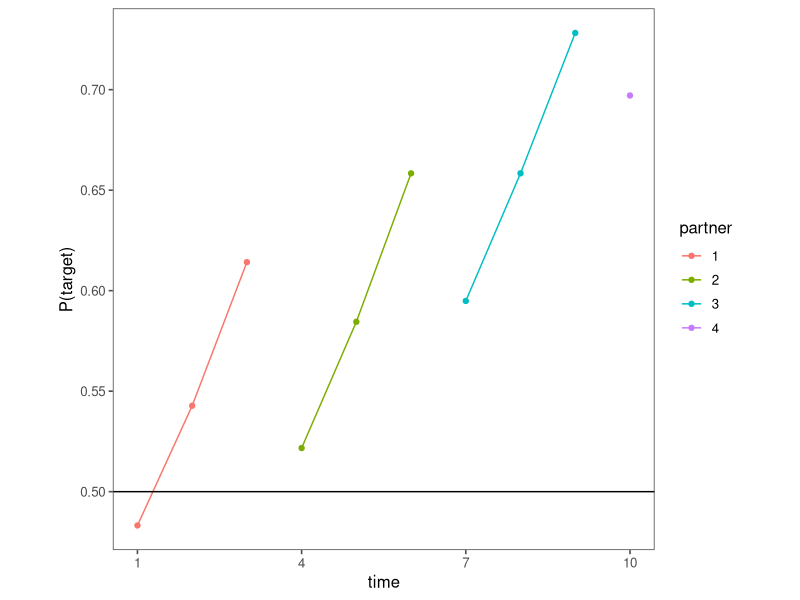
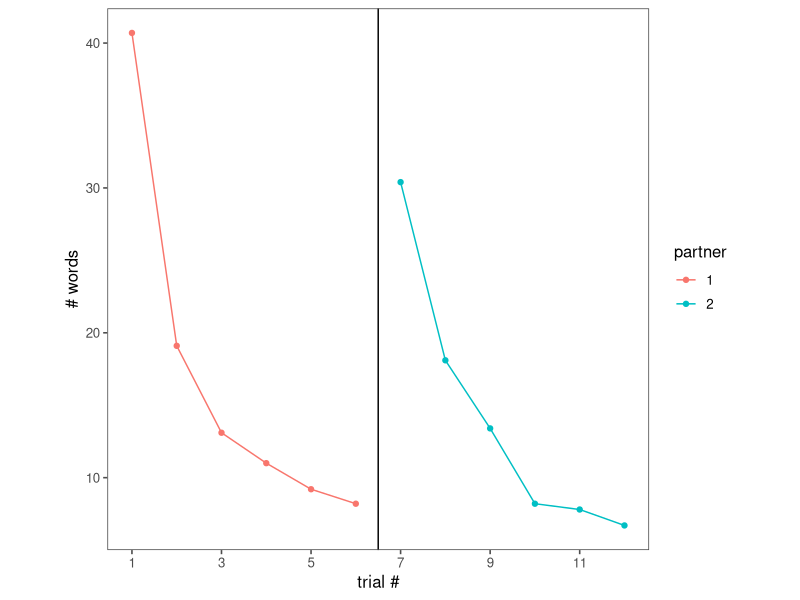
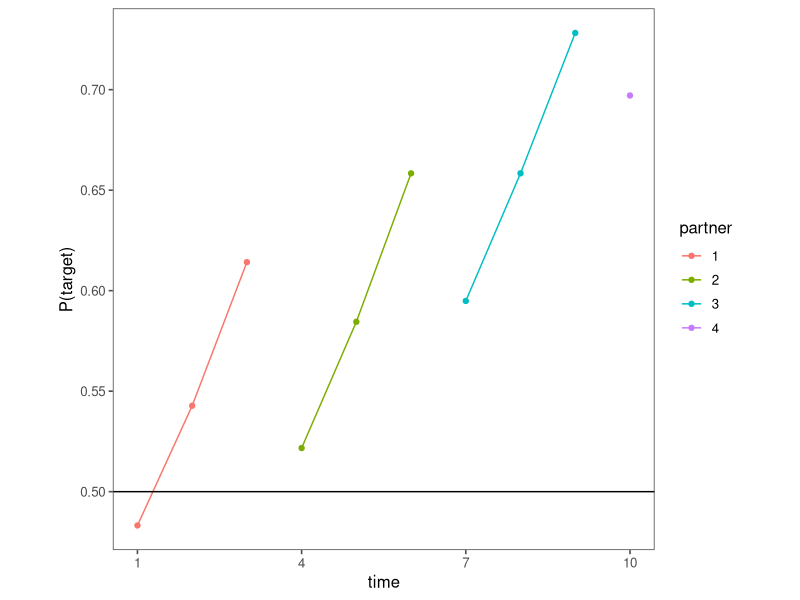
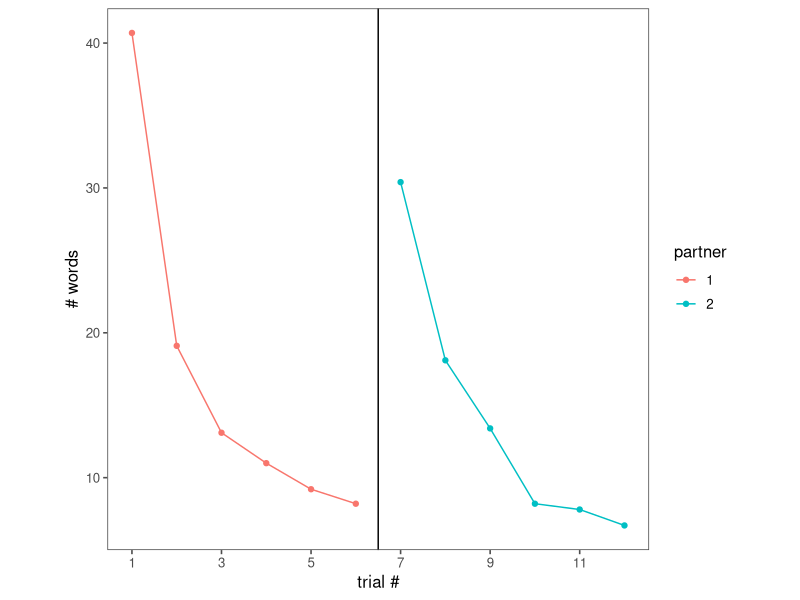

Write R code to recreate these figures, in order.
## ---- chunk 1
library(tidyverse)
library(ggthemes)
## ---- chunk 2
data.frame(prediction = c(0.48319292387482204, 0.5427530392854598, 0.6142042978402963,
                          0.5216966792994756, 0.5845228687964401, 0.6583643792065222, 
                          0.5948892425562737, 0.6583853974068616, 0.7282353919606799,
                          0.6971169524835485 ),
           t = seq(1,10),
           partner = factor(c(1,1,1,2,2,2,3,3,3,4))) %>%
  ggplot(aes(x = t, y = prediction, color = partner)) +
    geom_point() +
    geom_line() +
    geom_hline(yintercept = .5) +
    theme_few() +
    xlab('time') +
    ylab("P(target)") +
    scale_x_continuous(breaks = c(1,4,7,10)) +
    theme(aspect.ratio = 1)

ggsave('../../dissertation/dissertation/figures/modeling/partnerspecificity.pdf', height = 8, width = 8, units = 'cm', useDingbats = F)
## ---- chunk 3
data.frame(prediction = c(40.7, 19.1, 13.1, 11.0, 9.2, 8.2, 30.4, 18.1, 13.4, 8.2, 7.8, 6.7),
           t = seq(1,12),
           partner = factor(c(1,1,1,1,1,1,2,2,2,2,2,2))) %>%
  ggplot(aes(x = t, y = prediction, color = partner)) +
    geom_point() +
    geom_line() +
    theme_few() +
    xlab('trial #') +
    ylab("# words") +
    scale_x_continuous(breaks = c(1,3,5,7,9,11)) +
    geom_vline(aes(xintercept = 6.5)) +
    theme(aspect.ratio = 1)

ggsave('../../dissertation/dissertation/figures/modeling/clark92.pdf', height = 8, width = 8, units = 'cm', useDingbats = F)
